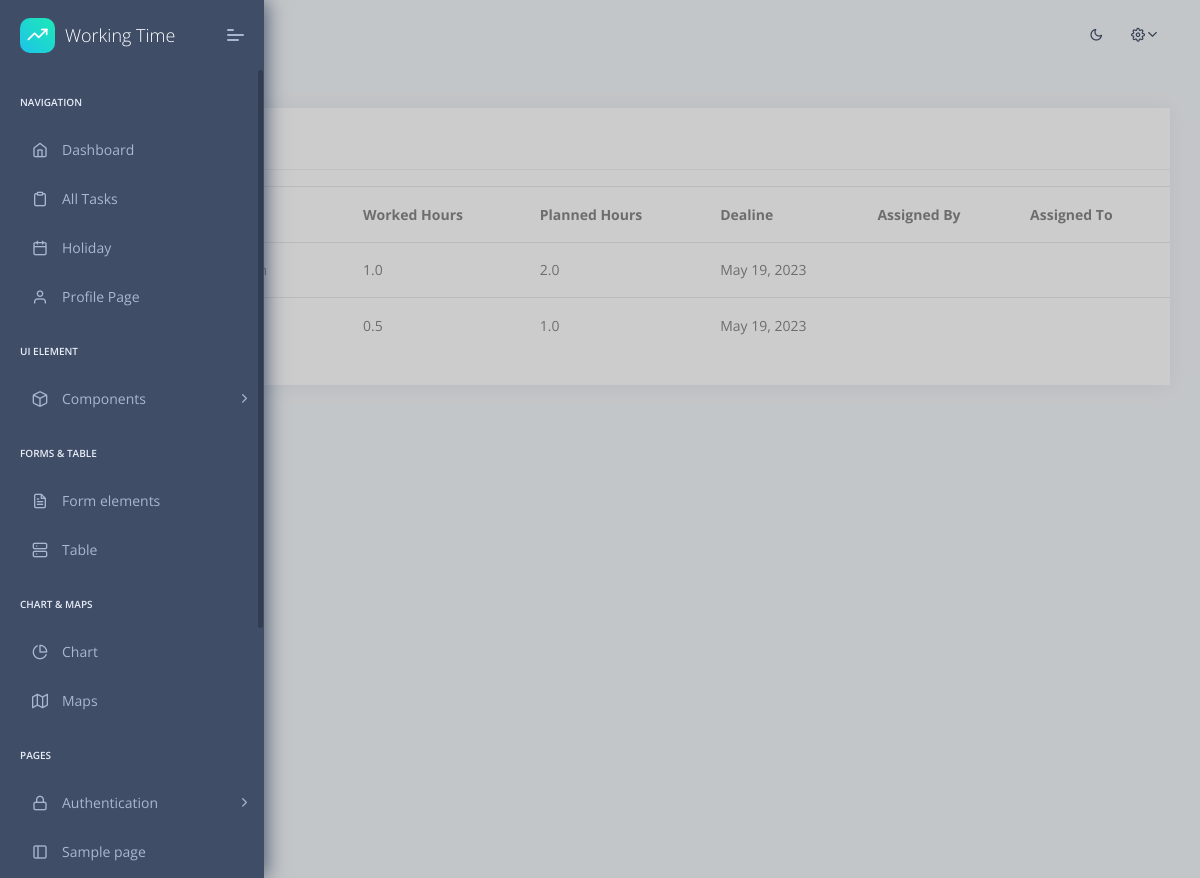
/tasks/ (signed in), run on an earlier commit of the app's database.
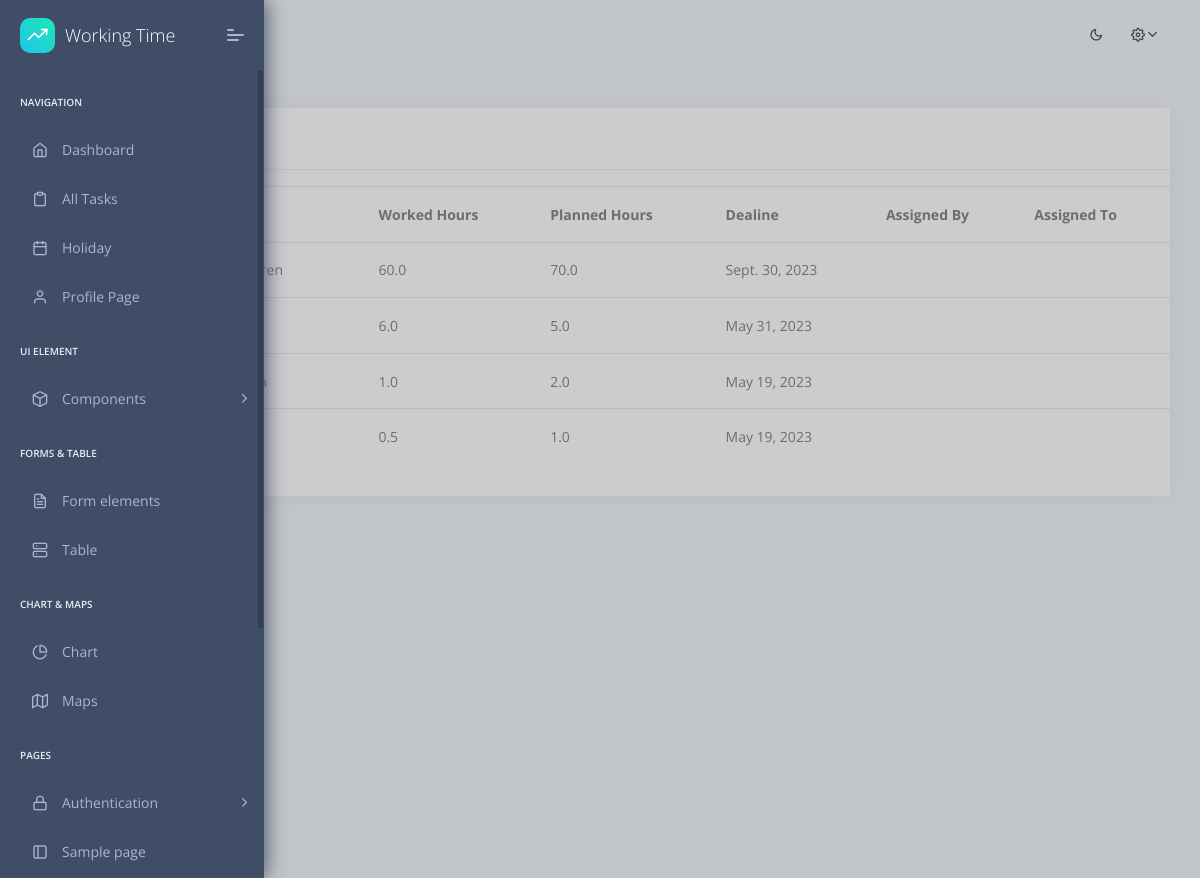
And on a later commit of the database.
### apps/home/models.py (models this page shows, shortened)
class Task(models.Model):
    id = models.AutoField(primary_key=True)
    assigned_to = models.ForeignKey(User, on_delete=models.CASCADE)
    assigner = models.ForeignKey(User, on_delete=models.CASCADE, related_name='assigner')
    task_text = models.TextField()
    total_hours = models.FloatField()
    worked_hours = models.FloatField()
    deadline = models.DateField()
    class Meta:
        verbose_name = 'Task'
        verbose_name_plural = 'Tasks'
        ordering = ['id']

### apps/home/views.py (the view, shortened to what this page needs)
# urls.py: path('tasks/', views.tasks, name='tasks'),
@login_required(login_url="/login/")
def tasks(request):
    logged_user = request.user
    if logged_user.groups.filter(name='supervisor').exists():
        shks = Contract.objects.filter(supervisor=logged_user)
        tasks = Task.objects.filter(assigned_to__in=[shk.user for shk in shks]).order_by('-deadline')
    else:
        tasks = Task.objects.filter(assigned_to=logged_user).order_by('-deadline')
    context = {
        'segment': 'tasks',
        'tasks': tasks,
    }
    html_template = loader.get_template('home/tasks.html')
    return HttpResponse(html_template.render(context, request))

### apps/context_processors.py (called while the page is built)
def cfg_assets_root(request):
    return { 'ASSETS_ROOT' : settings.ASSETS_ROOT }

### apps/templates/home/tasks.html (shortened to what this page needs)
{% extends "layouts/base.html" %}
{% block content %}
    <div class="pcoded-main-container">
        <div class="pcoded-wrapper">
            <div class="pcoded-content">
                <div class="pcoded-inner-content">
                    <div class="main-body">
                        <div class="page-wrapper">
                            <div class="row">
                                <div class="col-xl-12 col-md-6">
                                    <div class="card Recent-Users">
                                        <div class="card-header">
                                            <h5>All Tasks</h5>
                                        </div>
                                        <div class="card-block px-0 py-3">
                                            <div class="table-responsive">
                                                <table class="table table-hover">
                                                    <thead>
                                                        <tr>
                                                            <th>Task</th>
                                                            <th>Worked Hours</th>
                                                            <th>Planned Hours</th>
                                                            <th>Dealine</th>
                                                            <th>Assigned By</th>
                                                            {% if user.contract.supervisor %}
                                                            <th></th>
                                                            {% else %}
                                                            <th>Assigned To</th>
                                                            {% endif %}
                                                        </tr>
                                                    </thead>
                                                    <tbody>
                                                        {% for task in tasks %}
                                                            <tr class="unread">
                                                                <td>{{ task.task_text|truncatechars_html:40 }}</td>
                                                                <td>{{ task.worked_hours }}</td>
                                                                <td>{{ task.total_hours }}</td>
                                                                <td>{{ task.deadline }}</td>
                                                                <td>{{ task.assigner.first_name }} {{ task.assigner.last_name }}</td>
                                                                {% if user.contract.supervisor %}
                                                                <td>
                                                                    <a href="/editTask/{{ task.id }}" class="label theme-bg text-white f-12">Edit</a>
                                                                </td>
                                                                {% else %}
                                                                <td>{{ task.assigned_to.first_name }} {{ task.assigned_to.last_name }}</td>
                                                                {% endif %}
                                                            </tr>
                                                        {% endfor %}
                                                    </tbody>
                                                </table>
                                            </div>
                                        </div>
                                    </div>
                                </div>
                            </div>
                        </div>
                    </div>
                </div>
            </div>
        </div>
    </div>
{% endblock content %}

### apps/templates/layouts/base.html (shortened to what this page needs)
<!DOCTYPE html>
<html lang="en">
<head>
    <link rel="stylesheet" href="{{ ASSETS_ROOT }}/fonts/fontawesome/css/fontawesome-all.min.css">
    <link rel="stylesheet" href="{{ ASSETS_ROOT }}/plugins/animation/css/animate.min.css">
    <link rel="stylesheet" href="{{ ASSETS_ROOT }}/css/style.css">
    <link rel="stylesheet" href="{{ ASSETS_ROOT }}/css/dark.css">
</head>
<body>
    {% include 'includes/sidebar.html' %}
    {% include 'includes/navigation.html' %}
    {% block content %}{% endblock content %}
</body>
</html>

### apps/templates/includes/sidebar.html (shortened to what this page needs)
<nav class="pcoded-navbar">
    <div class="navbar-wrapper">
        <div class="navbar-brand header-logo">
            <a href="/" class="b-brand">
                <div class="b-bg">
                    <i class="feather icon-trending-up"></i>
                </div>
                <span class="b-title">Working Time</span>
            </a>
            <a class="mobile-menu" id="mobile-collapse" href="javascript:"><span></span></a>
        </div>
        <div class="navbar-content scroll-div">
            <ul class="nav pcoded-inner-navbar">
                <li class="nav-item pcoded-menu-caption">
                    <label>Navigation</label>
                </li>
                <li data-username="dashboard Default Ecommerce CRM Analytics Crypto Project"
                    class="nav-item {% if 'index' in segment %} active {% endif %}">
                    <a href="/" class="nav-link "><span class="pcoded-micon"><i class="feather icon-home"></i></span><span
                            class="pcoded-mtext">Dashboard</span></a>
                </li>
                <li data-username="All Tasks"
                    class="nav-item {% if 'allTasks' in segment %} active {% endif %}">
                    <a href="/tasks/" class="nav-link">
                        <span class="pcoded-micon"><i class="feather icon-clipboard"></i></span>
                            <span class="pcoded-mtext">All Tasks</span></a>
                </li>
                <li data-username="Holiday"
                    class="nav-item {% if 'holiday' in segment %} active {% endif %}">
                    <a href="/holidays/" class="nav-link">
                        <span class="pcoded-micon"><i class="feather icon-calendar"></i></span>
                            <span class="pcoded-mtext">Holiday</span></a>
                </li>
                <li data-username="Profile Page"
                    class="nav-item {% if 'profile' in segment %} active {% endif %}">
                    <a href="/profile.html" class="nav-link">
                        <span class="pcoded-micon"><i class="feather icon-user"></i></span>
                            <span class="pcoded-mtext">Profile Page</span></a>
                </li>
                <li class="nav-item pcoded-menu-caption">
                    <label>UI Element</label>
                </li>
                <li data-username="basic components Button Alert Badges breadcrumb Paggination progress Tooltip popovers Carousel Cards Collapse Tabs pills Modal Grid System Typography Extra Shadows Embeds"
                    class="nav-item pcoded-hasmenu ">
                    <a href="javascript:" class="nav-link "><span class="pcoded-micon"><i class="feather icon-box"></i></span><span
                            class="pcoded-mtext">Components</span></a>
                </li>
                <li class="nav-item pcoded-menu-caption">
                    <label>Forms & table</label>
                </li>
                <li data-username="form elements advance componant validation masking wizard picker select"
                    class="nav-item {% if 'form_elements' in segment %} active {% endif %}">
                    <a href="/form_elements.html" class="nav-link "><span class="pcoded-micon"><i
                            class="feather icon-file-text"></i></span><span
                            class="pcoded-mtext">Form elements</span></a>
                </li>
                <li data-username="Table bootstrap datatable footable"
                    class="nav-item {% if 'tbl_bootstrap' in segment %} active {% endif %}">
                    <a href="/tbl_bootstrap.html" class="nav-link "><span class="pcoded-micon"><i
                            class="feather icon-server"></i></span><span class="pcoded-mtext">Table</span></a>
                </li>
                <li class="nav-item pcoded-menu-caption">
                    <label>Chart & Maps</label>
                </li>
                <li data-username="Charts Morris"
                    class="nav-item {% if 'chart-morris' in segment %} active {% endif %}">
                    <a href="/chart-morris.html" class="nav-link "><span
                        class="pcoded-micon"><i class="feather icon-pie-chart"></i></span><span class="pcoded-mtext">Chart</span></a>
                </li>
                <li data-username="Maps Google"
                    class="nav-item {% if 'map-google' in segment %} active {% endif %}">
                    <a href="/map-google.html" class="nav-link "><span
                        class="pcoded-micon"><i class="feather icon-map"></i></span><span
                        class="pcoded-mtext">Maps</span></a></li>
                <li class="nav-item pcoded-menu-caption">
                    <label>Pages</label>
                </li>
                <li data-username="Authentication Sign up Sign in reset password Change password Personal information profile settings map form subscribe"
                    class="nav-item pcoded-hasmenu">
                    <a href="javascript:" class="nav-link "><span class="pcoded-micon"><i class="feather icon-lock"></i></span><span
                            class="pcoded-mtext">Authentication</span></a>
                </li>
                <li data-username="Sample Page" class="nav-item"><a href="/page-blank.html" class="nav-link"><span
                        class="pcoded-micon"><i class="feather icon-sidebar"></i></span><span class="pcoded-mtext">Sample page</span></a>
                </li>
            </ul>
        </div>
    </div>
</nav>

### apps/templates/includes/navigation.html (shortened to what this page needs)
<header class="navbar pcoded-header navbar-expand-lg navbar-light">
    <div class="collapse navbar-collapse">
        <ul class="navbar-nav ml-auto">
            <li>
                <label>
                    <i class="icon feather icon-sun" id="theme-indicator"></i>
                </label>
            </li>
            <li>
                <div class="dropdown drp-user">
                    <a href="javascript:" class="dropdown-toggle" data-toggle="dropdown">
                        <i class="icon feather icon-settings"></i>
                    </a>
                </div>
            </li>
        </ul>
    </div>
</header>

### apps/static/assets/css/dark.css (style rules this page uses)
#theme-indicator { cursor: pointer; }
.pcoded-header label { color: #3f4d67; }

What changed in the data, as far as the page shows it:
added Task: worked_hours "60.0", total_hours "70.0", deadline "Sept. 30, 2023"
added Task: worked_hours "6.0", total_hours "5.0", deadline "May 31, 2023"
